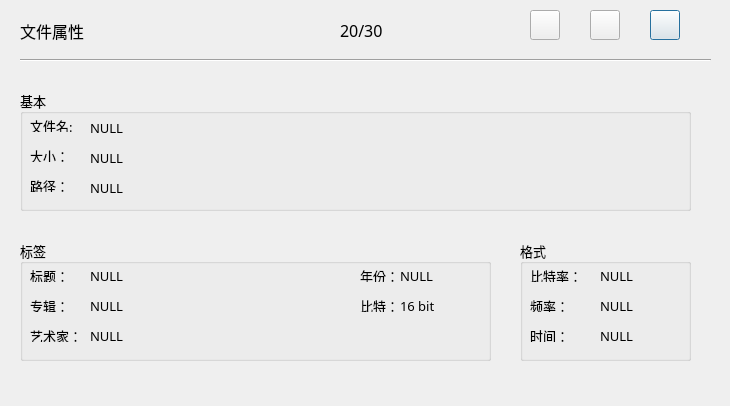
<?xml version="1.0" encoding="UTF-8"?>
<ui version="4.0">
 <class>Dialog3</class>
 <widget class="QDialog" name="Dialog3">
  <property name="geometry">
   <rect>
    <x>0</x>
    <y>0</y>
    <width>730</width>
    <height>406</height>
   </rect>
  </property>
  <property name="font">
   <font>
    <family>宋体</family>
    <pointsize>10</pointsize>
   </font>
  </property>
  <property name="windowTitle">
   <string>信息</string>
  </property>
  <property name="toolTip">
   <string>文件属性</string>
  </property>
  <widget class="QPushButton" name="pushButton">
   <property name="geometry">
    <rect>
     <x>650</x>
     <y>10</y>
     <width>30</width>
     <height>30</height>
    </rect>
   </property>
   <property name="toolTip">
    <string>关闭</string>
   </property>
   <property name="text">
    <string/>
   </property>
  </widget>
  <widget class="QGroupBox" name="groupBox">
   <property name="geometry">
    <rect>
     <x>20</x>
     <y>90</y>
     <width>671</width>
     <height>121</height>
    </rect>
   </property>
   <property name="title">
    <string>基本</string>
   </property>
   <widget class="QLabel" name="label">
    <property name="geometry">
     <rect>
      <x>10</x>
      <y>30</y>
      <width>54</width>
      <height>12</height>
     </rect>
    </property>
    <property name="text">
     <string>文件名:</string>
    </property>
   </widget>
   <widget class="QLabel" name="label_6">
    <property name="geometry">
     <rect>
      <x>10</x>
      <y>60</y>
      <width>54</width>
      <height>12</height>
     </rect>
    </property>
    <property name="text">
     <string>大小：</string>
    </property>
   </widget>
   <widget class="QLabel" name="label_2">
    <property name="geometry">
     <rect>
      <x>70</x>
      <y>30</y>
      <width>501</width>
      <height>16</height>
     </rect>
    </property>
    <property name="text">
     <string>NULL</string>
    </property>
   </widget>
   <widget class="QLabel" name="label_5">
    <property name="geometry">
     <rect>
      <x>70</x>
      <y>60</y>
      <width>491</width>
      <height>16</height>
     </rect>
    </property>
    <property name="text">
     <string>NULL</string>
    </property>
   </widget>
   <widget class="QLabel" name="label_17">
    <property name="geometry">
     <rect>
      <x>10</x>
      <y>90</y>
      <width>54</width>
      <height>12</height>
     </rect>
    </property>
    <property name="text">
     <string>路径：</string>
    </property>
   </widget>
   <widget class="QLabel" name="label_18">
    <property name="geometry">
     <rect>
      <x>70</x>
      <y>90</y>
      <width>600</width>
      <height>16</height>
     </rect>
    </property>
    <property name="text">
     <string>NULL</string>
    </property>
   </widget>
  </widget>
  <widget class="QGroupBox" name="groupBox_2">
   <property name="geometry">
    <rect>
     <x>20</x>
     <y>240</y>
     <width>471</width>
     <height>121</height>
    </rect>
   </property>
   <property name="title">
    <string>标签</string>
   </property>
   <widget class="QLabel" name="label_8">
    <property name="geometry">
     <rect>
      <x>10</x>
      <y>30</y>
      <width>54</width>
      <height>12</height>
     </rect>
    </property>
    <property name="text">
     <string>标题：</string>
    </property>
   </widget>
   <widget class="QLabel" name="label_10">
    <property name="geometry">
     <rect>
      <x>10</x>
      <y>90</y>
      <width>54</width>
      <height>12</height>
     </rect>
    </property>
    <property name="text">
     <string>艺术家：</string>
    </property>
   </widget>
   <widget class="QLabel" name="label_14">
    <property name="geometry">
     <rect>
      <x>10</x>
      <y>60</y>
      <width>54</width>
      <height>12</height>
     </rect>
    </property>
    <property name="text">
     <string>专辑：</string>
    </property>
   </widget>
   <widget class="QLabel" name="label_15">
    <property name="geometry">
     <rect>
      <x>340</x>
      <y>30</y>
      <width>54</width>
      <height>12</height>
     </rect>
    </property>
    <property name="text">
     <string>年份：</string>
    </property>
   </widget>
   <widget class="QLabel" name="label_21">
    <property name="geometry">
     <rect>
      <x>70</x>
      <y>90</y>
      <width>330</width>
      <height>12</height>
     </rect>
    </property>
    <property name="text">
     <string>NULL</string>
    </property>
   </widget>
   <widget class="QLabel" name="label_22">
    <property name="geometry">
     <rect>
      <x>70</x>
      <y>30</y>
      <width>245</width>
      <height>12</height>
     </rect>
    </property>
    <property name="text">
     <string>NULL</string>
    </property>
   </widget>
   <widget class="QLabel" name="label_23">
    <property name="geometry">
     <rect>
      <x>70</x>
      <y>60</y>
      <width>330</width>
      <height>12</height>
     </rect>
    </property>
    <property name="text">
     <string>NULL</string>
    </property>
   </widget>
   <widget class="QLabel" name="label_24">
    <property name="geometry">
     <rect>
      <x>380</x>
      <y>30</y>
      <width>60</width>
      <height>12</height>
     </rect>
    </property>
    <property name="text">
     <string>NULL</string>
    </property>
   </widget>
   <widget class="QLabel" name="label_26">
    <property name="geometry">
     <rect>
      <x>340</x>
      <y>60</y>
      <width>54</width>
      <height>12</height>
     </rect>
    </property>
    <property name="text">
     <string>比特：</string>
    </property>
   </widget>
   <widget class="QLabel" name="label_27">
    <property name="geometry">
     <rect>
      <x>380</x>
      <y>60</y>
      <width>70</width>
      <height>12</height>
     </rect>
    </property>
    <property name="text">
     <string>16 bit</string>
    </property>
   </widget>
  </widget>
  <widget class="QGroupBox" name="groupBox_3">
   <property name="geometry">
    <rect>
     <x>520</x>
     <y>240</y>
     <width>171</width>
     <height>121</height>
    </rect>
   </property>
   <property name="title">
    <string>格式</string>
   </property>
   <widget class="QLabel" name="label_12">
    <property name="geometry">
     <rect>
      <x>10</x>
      <y>30</y>
      <width>54</width>
      <height>12</height>
     </rect>
    </property>
    <property name="text">
     <string>比特率：</string>
    </property>
   </widget>
   <widget class="QLabel" name="label_11">
    <property name="geometry">
     <rect>
      <x>10</x>
      <y>90</y>
      <width>54</width>
      <height>12</height>
     </rect>
    </property>
    <property name="text">
     <string>时间：</string>
    </property>
   </widget>
   <widget class="QLabel" name="label_13">
    <property name="geometry">
     <rect>
      <x>10</x>
      <y>60</y>
      <width>54</width>
      <height>12</height>
     </rect>
    </property>
    <property name="text">
     <string>频率：</string>
    </property>
   </widget>
   <widget class="QLabel" name="label_9">
    <property name="geometry">
     <rect>
      <x>80</x>
      <y>60</y>
      <width>80</width>
      <height>12</height>
     </rect>
    </property>
    <property name="text">
     <string>NULL</string>
    </property>
   </widget>
   <widget class="QLabel" name="label_19">
    <property name="geometry">
     <rect>
      <x>80</x>
      <y>30</y>
      <width>80</width>
      <height>12</height>
     </rect>
    </property>
    <property name="text">
     <string>NULL</string>
    </property>
   </widget>
   <widget class="QLabel" name="label_20">
    <property name="geometry">
     <rect>
      <x>80</x>
      <y>90</y>
      <width>80</width>
      <height>12</height>
     </rect>
    </property>
    <property name="text">
     <string>NULL</string>
    </property>
   </widget>
  </widget>
  <widget class="Line" name="line_2">
   <property name="geometry">
    <rect>
     <x>20</x>
     <y>50</y>
     <width>691</width>
     <height>21</height>
    </rect>
   </property>
   <property name="orientation">
    <enum>Qt::Horizontal</enum>
   </property>
  </widget>
  <widget class="QLabel" name="label_16">
   <property name="geometry">
    <rect>
     <x>20</x>
     <y>20</y>
     <width>121</width>
     <height>21</height>
    </rect>
   </property>
   <property name="font">
    <font>
     <pointsize>12</pointsize>
    </font>
   </property>
   <property name="toolTip">
    <string>文件属性</string>
   </property>
   <property name="styleSheet">
    <string notr="true"/>
   </property>
   <property name="text">
    <string>文件属性</string>
   </property>
  </widget>
  <widget class="QPushButton" name="pushButton_2">
   <property name="geometry">
    <rect>
     <x>590</x>
     <y>10</y>
     <width>30</width>
     <height>30</height>
    </rect>
   </property>
   <property name="toolTip">
    <string>查看下一首</string>
   </property>
   <property name="text">
    <string/>
   </property>
  </widget>
  <widget class="QPushButton" name="pushButton_3">
   <property name="geometry">
    <rect>
     <x>530</x>
     <y>10</y>
     <width>30</width>
     <height>30</height>
    </rect>
   </property>
   <property name="toolTip">
    <string>查看上一首</string>
   </property>
   <property name="text">
    <string/>
   </property>
  </widget>
  <widget class="QLabel" name="label_25">
   <property name="geometry">
    <rect>
     <x>340</x>
     <y>20</y>
     <width>181</width>
     <height>21</height>
    </rect>
   </property>
   <property name="font">
    <font>
     <pointsize>12</pointsize>
    </font>
   </property>
   <property name="toolTip">
    <string>当前/总数</string>
   </property>
   <property name="layoutDirection">
    <enum>Qt::LeftToRight</enum>
   </property>
   <property name="styleSheet">
    <string notr="true"/>
   </property>
   <property name="text">
    <string>20/30</string>
   </property>
  </widget>
 </widget>
 <resources/>
 <connections/>
</ui>
